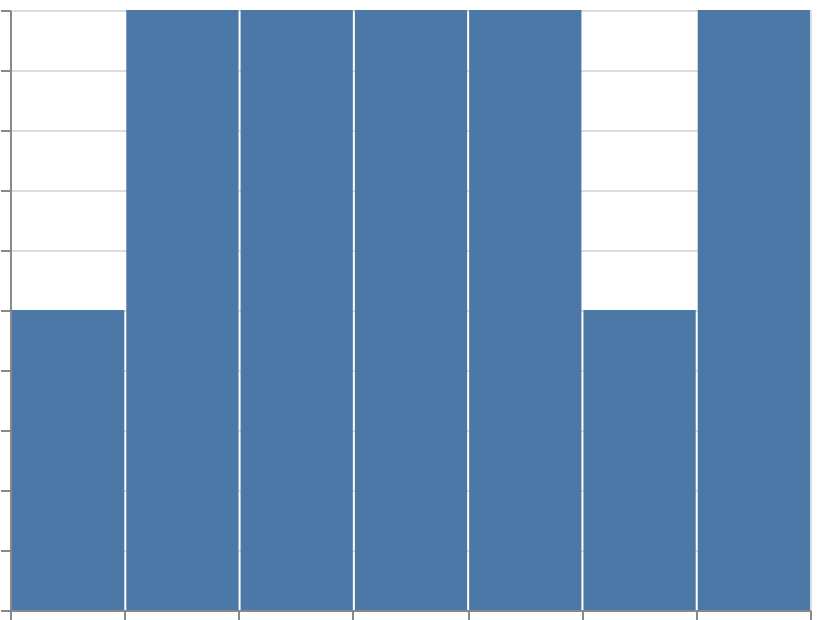

Vega-Lite specification for this chart:
### Vega-Lite specification from a JSON file in a GitHub repository (floating-point values rounded to 4 significant figures)
{"$schema": "https://vega.github.io/schema/vega-lite/v6.json", "width": 400, "height": 300, "padding": 5, "autosize": "none", "data": {"name": "table", "values": [{"v": 1}, {"v": 2}, {"v": 3}, {"v": 5}, {"v": 8}, {"v": 13}, {"v": 4}, {"v": 6}, {"v": 9}, {"v": 11}, {"v": 7}, {"v": 12}]}, "mark": "bar", "encoding": {"x": {"bin": true, "field": "v", "type": "quantitative"}, "y": {"aggregate": "count", "type": "quantitative"}}}
